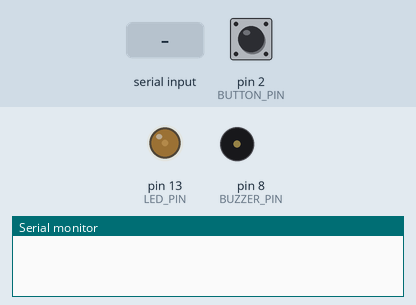
Simulated run of this sketch. Board: Arduino Leonardo, built with avr-gcc and run on an emulated ATmega32U4. On the bench: output pins drawn as LEDs (lit = HIGH), buzzer (waves = sounding), the last lines printed to the serial monitor. The inputs (shaded band) are chosen by the test bench; at power-on: pin 2 (BUTTON_PIN) HIGH. Random numbers use the default seed unless the sketch sets one; USB keyboard and mouse output is not drawn.

Above: at 1.5 s.
1.6 s: pin 2 (BUTTON_PIN) pulled LOW for 0.15 s
At 1.87 s:
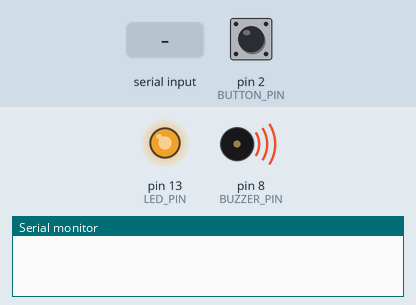
3.5 s: "p" received over Serial
At 4.4 s:
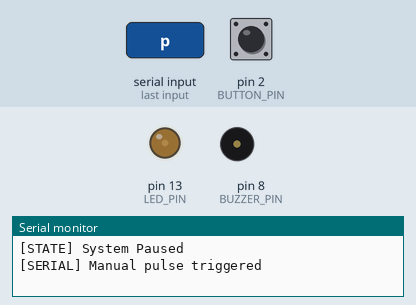
Timing chart, 0 to 4.2 s (numbered marks = the images above; inputs shaded):
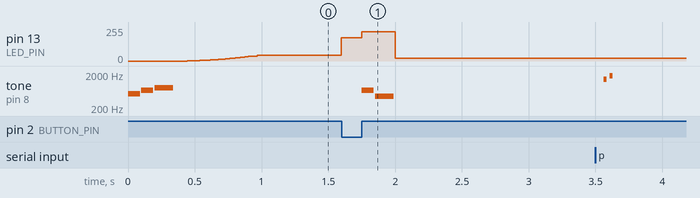

The sketch:

GhostPulse.ino
```cpp
// (licence header left out)
/*
 * ===================================================================================
 * PROJECT: GhostPulse - Cross-Platform USB HID Keep-Awake Controller (Arduino Uno R4)
 * AUTHOR:  Frank Jennings
 * ===================================================================================
 *
 * KEY FEATURES:
 * 1. Cross-Platform OS Support (Windows, macOS, Linux X11/Wayland):
 *    - Uses native Renesas RA4M1 USB HID hardware emulation (Mouse & Keyboard).
 *    - Alternates between three non-intrusive, zero-net-displacement actions:
 *      a) 2-step curved micro-mouse jiggle with exact coordinate return.
 *      b) Harmless Left Shift modifier tap (resets idle timers without typing).
 *      c) Micro scroll-wheel up/down nudge (0 net scroll change).
 * 2. Human-Like Randomized Intervals:
 *    - Triggers randomly between 30s and 110s to avoid robotic detection patterns.
 * 3. Smooth Non-Blocking Quadratic LED Breathing:
 *    - Uses PWM on Pin 13 (LED_BUILTIN) to smoothly fade in and out over 3s
 *      without blocking button presses or serial telemetry.
 * 4. Multi-Function Tactile Push Button (Pin 2 to GND):
 *    - Short Tap   (< 0.8s)      : Toggle Pause / Resume (dims LED when paused).
 *    - Medium Hold (0.8s - 2.0s) : Trigger immediate manual keep-awake pulse.
 *    - Long Hold   (> 2.0s)      : Toggle Passive Buzzer Mute On / Off.
 * 5. Passive Buzzer Acoustic Feedback (Pin 8 to GND):
 *    - Distinct melodic chimes for Startup, Pulse, Pause, Resume, and Mute.
 * 6. Serial Monitor Telemetry & Control (115200 baud):
 *    - Displays live pulse counts and countdown timers.
 *    - Accepts 'p' (manual pulse), 'm' (toggle mute), and 's' (print stats).
 *
 * HARDWARE WIRING:
 * - Tactile Button : Connect diagonally opposite legs to Pin 2 and GND.
 * - Passive Buzzer : Connect (+) leg to Pin 8 and (-) leg to GND.
 * - Built-in LED   : Uses onboard Pin 13 (no external wiring needed).
 * ============================================================================
 */

#include <Mouse.h>     // Native USB HID Mouse library for Arduino Uno R4
#include <Keyboard.h>  // Native USB HID Keyboard library for Arduino Uno R4

// ============================================================================
// PIN DEFINITIONS
// ============================================================================
const int LED_PIN    = LED_BUILTIN; // Pin 13 (Supports hardware PWM on Uno R4)
const int BUTTON_PIN = 2;           // 4-leg tactile push button (Pin 2 <-> GND)
const int BUZZER_PIN = 8;           // Passive piezo buzzer (+ on Pin 8, - on GND)

// ============================================================================
// TIMING & THRESHOLD CONSTANTS
// ============================================================================
const unsigned long MIN_INTERVAL     = 30000;  // Minimum wait between pulses (30s)
const unsigned long MAX_INTERVAL     = 110000; // Maximum wait between pulses (110s)
const unsigned long BREATHE_DUR_MS   = 3000;   // Duration of LED breathing cycle (3s)
const unsigned long DEBOUNCE_MS      = 30;     // Minimum press time to filter noise
const unsigned long MED_HOLD_MS      = 800;    // Hold time threshold for manual pulse
const unsigned long LONG_HOLD_MS     = 2000;   // Hold time threshold for mute toggle

// ============================================================================
// GLOBAL STATE VARIABLES
// ============================================================================
unsigned long previousMillis  = 0;     // Timestamp of the last keep-awake pulse
unsigned long currentInterval = 15000; // Initial delay after boot (15 seconds)
unsigned long totalPulses     = 0;     // Counter for total pulses sent since boot

bool isPaused  = false;                // Tracks whether keep-awake is paused
bool soundMute = false;                // Tracks whether buzzer audio is muted

// --- Non-Blocking LED Breathing State ---
bool isBreathing = false;              // True while LED fade animation is active
unsigned long breatheStartMillis = 0;  // Timestamp when current breath began

// --- Button State & Press Duration Tracking ---
int lastButtonState = HIGH;            // Previous reading of BUTTON_PIN (pull-up)
unsigned long pressStartTime = 0;      // Timestamp when button was pressed down
bool buttonHandled = false;            // Prevents re-triggering during a single hold

// ============================================================================
// SETUP: Runs once at power-on or reset
// ============================================================================
void setup() {
  // Configure hardware pin modes
  pinMode(LED_PIN, OUTPUT);
  pinMode(BUTTON_PIN, INPUT_PULLUP);   // Enable internal 20k-50k pull-up resistor
  pinMode(BUZZER_PIN, OUTPUT);

  // Initialize USB Serial for debugging and live telemetry
  Serial.begin(115200);

  // Seed pseudo-random generator with floating analog noise from pin A0
  randomSeed(analogRead(A0));

  // Initialize USB HID endpoints for Mouse and Keyboard
  Mouse.begin();
  Keyboard.begin();

  // Play startup arpeggio and trigger an initial 3-second LED breath
  playChimeStartup();
  startBreathing();
}

// ============================================================================
// MAIN LOOP: Runs continuously at full processor speed (non-blocking)
// ============================================================================
void loop() {
  unsigned long currentMillis = millis();

  // 1. Poll tactile push button for short tap, medium hold, or long hold
  handleButton(currentMillis);

  // 2. Step through non-blocking PWM brightness curve for the built-in LED
  updateLEDBreathing(currentMillis);

  // 3. Check if user sent any interactive commands via Serial Monitor
  handleSerialCommands();

  // 4. If system is paused, hold LED at a dim 8% standby glow and halt pulses
  if (isPaused) {
    analogWrite(LED_PIN, 20); // 20 out of 255 PWM duty cycle (~8% brightness)
    return;
  }

  // 5. Check if the randomized countdown interval has elapsed
  if (currentMillis - previousMillis >= currentInterval) {
    previousMillis = currentMillis; // Reset timer reference
    totalPulses++;                  // Increment lifetime pulse counter

    // Execute cross-platform HID activity, audio cue, and LED pulsation
    performKeepAwakeAction();
    playChimePulse();
    startBreathing();

    // Pick a new randomized wait interval for the next cycle
    currentInterval = random(MIN_INTERVAL, MAX_INTERVAL);

    // Log status to Serial Monitor
    Serial.print("Pulse #");
    Serial.print(totalPulses);
    Serial.print(" sent | Next pulse in ");
    Serial.print(currentInterval / 1000);
    Serial.println("s");
  }
}

// ============================================================================
// BUTTON HANDLER: Evaluates press duration for 3 distinct functions
// ============================================================================
void handleButton(unsigned long now) {
  int reading = digitalRead(BUTTON_PIN);

  // Detect falling edge (button just pressed down; LOW due to INPUT_PULLUP)
  if (reading == LOW && lastButtonState == HIGH) {
    pressStartTime = now;
    buttonHandled = false;
    delay(20); // Brief hardware debounce settle time
  }

  // Evaluate Long Hold (> 2.0s) in real time while button is still held down
  if (reading == LOW && !buttonHandled) {
    unsigned long holdTime = now - pressStartTime;
    if (holdTime >= LONG_HOLD_MS) {
      buttonHandled = true;     // Mark event handled so release won't re-trigger
      soundMute = !soundMute;   // Flip mute state

      // Provide immediate audio (low tone = muted, high tone = unmuted) & LED cue
      tone(BUZZER_PIN, soundMute ? 400 : 1200, 120);
      startBreathing();

      Serial.println(soundMute ? "[AUDIO] Buzzer Muted" : "[AUDIO] Buzzer Unmuted");
    }
  }

  // Detect rising edge (button released before reaching Long Hold threshold)
  if (reading == HIGH && lastButtonState == LOW && !buttonHandled) {
    unsigned long pressDuration = now - pressStartTime;
    buttonHandled = true;

    if (pressDuration >= MED_HOLD_MS) {
      // --- MEDIUM HOLD (0.8s - 2.0s): Force Immediate Keep-Awake Pulse ---
      Serial.println("[MANUAL] Forced keep-awake pulse triggered!");
      performKeepAwakeAction();
      playChimePulse();
      startBreathing();
      previousMillis = now; // Reset automatic countdown timer
    }
    else if (pressDuration >= DEBOUNCE_MS) {
      // --- SHORT TAP (< 0.8s): Toggle Pause / Resume ---
      isPaused = !isPaused;
      if (isPaused) {
        isBreathing = false;    // Cancel any active breathing animation
        playChimePause();
        Serial.println("[STATE] System Paused");
      } else {
        analogWrite(LED_PIN, 0); // Clear dim standby glow
        previousMillis = now;    // Reset countdown timer upon resuming
        playChimeResume();
        startBreathing();
        Serial.println("[STATE] System Resumed");
      }
    }
  }

  // Save current state for edge detection on next loop iteration
  lastButtonState = reading;
}

// ============================================================================
// NON-BLOCKING LED BREATHING ENGINE
// ============================================================================
void startBreathing() {
  isBreathing = true;
  breatheStartMillis = millis();
}

void updateLEDBreathing(unsigned long now) {
  if (!isBreathing) return;

  unsigned long elapsed = now - breatheStartMillis;

  // Stop animation and turn off LED once full duration has elapsed
  if (elapsed >= BREATHE_DUR_MS) {
    isBreathing = false;
    analogWrite(LED_PIN, 0);
    return;
  }

  // Normalize elapsed time into a 0.0 -> 1.0 progress ratio
  float progress = (float)elapsed / (float)BREATHE_DUR_MS;

  // Convert linear progress into a symmetric triangle wave (0.0 -> 1.0 -> 0.0)
  float triangle = (progress < 0.5f) ? (progress * 2.0f) : ((1.0f - progress) * 2.0f);

  // Apply quadratic curve (triangle^2) to match human logarithmic eye perception
  int brightness = (int)(triangle * triangle * 255.0f);

  analogWrite(LED_PIN, brightness);
}

// ============================================================================
// CROSS-PLATFORM USB HID ROUTINES (Windows, macOS, Linux)
// ============================================================================
void performKeepAwakeAction() {
  // Randomly select one of three non-intrusive HID routines
  int actionType = random(0, 3);

  switch (actionType) {
    case 0: {
      // ROUTINE A: 2-Step Curved Micro-Jiggle with Exact Coordinate Return
      // Moves cursor in two tiny random vectors, then subtracts the exact sum
      // so the pointer returns to its original pixel without drift.
      int dx1 = random(-2, 3);
      int dy1 = random(-2, 3);
      if (dx1 == 0 && dy1 == 0) dx1 = 1; // Guarantee at least 1px movement

      int dx2 = random(-1, 2);
      int dy2 = random(-1, 2);

      Mouse.move(dx1, dy1, 0);
      delay(random(35, 65));             // Natural human-like micro-pause
      Mouse.move(dx2, dy2, 0);
      delay(random(35, 65));
      Mouse.move(-(dx1 + dx2), -(dy1 + dy2), 0); // Return to origin
      break;
    }

    case 1: {
      // ROUTINE B: Harmless Left Shift Modifier Tap
      // Resets OS IOKit/Win32/libinput idle timers without typing characters,
      // triggering shortcuts, or toggling Caps/Num Lock indicators.
      Keyboard.press(KEY_LEFT_SHIFT);
      delay(random(35, 75));
      Keyboard.release(KEY_LEFT_SHIFT);
      break;
    }

    case 2: {
      // ROUTINE C: Zero-Net Scroll Wheel Nudge
      // Scrolls 1 notch up and immediately 1 notch down. Reliably keeps browser
      // sessions and active desktop windows awake with zero net scroll shift.
      Mouse.move(0, 0, 1);
      delay(random(40, 80));
      Mouse.move(0, 0, -1);
      break;
    }
  }
}

// ============================================================================
// PASSIVE BUZZER ACOUSTIC FEEDBACK ROUTINES
// ============================================================================
void playChimeStartup() {
  if (soundMute) return;
  tone(BUZZER_PIN, 523, 90);  delay(100); // C5
  tone(BUZZER_PIN, 659, 90);  delay(100); // E5
  tone(BUZZER_PIN, 784, 140); delay(150); // G5 (Major triad arpeggio)
  noTone(BUZZER_PIN);
}

void playChimePulse() {
  if (soundMute) return;
  // Subtle, high-pitched double-tick confirmation
  tone(BUZZER_PIN, 1400, 25); delay(45);
  tone(BUZZER_PIN, 1800, 25); delay(30);
  noTone(BUZZER_PIN);
}

void playChimePause() {
  if (soundMute) return;
  // Descending two-tone chime (E5 -> A4) indicating standby
  tone(BUZZER_PIN, 659, 90);  delay(100);
  tone(BUZZER_PIN, 440, 140); delay(150);
  noTone(BUZZER_PIN);
}

void playChimeResume() {
  if (soundMute) return;
  // Ascending two-tone chime (A4 -> E5) indicating active state
  tone(BUZZER_PIN, 440, 90);  delay(100);
  tone(BUZZER_PIN, 659, 140); delay(150);
  noTone(BUZZER_PIN);
}

// ============================================================================
// SERIAL MONITOR INTERACTIVE COMMANDS (115200 BAUD)
// ============================================================================
void handleSerialCommands() {
  if (Serial.available() > 0) {
    char cmd = Serial.read();

    if (cmd == 'p' || cmd == 'P') {
      // Force an immediate pulse via Serial Monitor
      Serial.println("[SERIAL] Manual pulse triggered");
      performKeepAwakeAction();
      playChimePulse();
      startBreathing();
    }
    else if (cmd == 'm' || cmd == 'M') {
      // Toggle buzzer mute via Serial Monitor
      soundMute = !soundMute;
      Serial.println(soundMute ? "[SERIAL] Buzzer Muted" : "[SERIAL] Buzzer Unmuted");
    }
    else if (cmd == 's' || cmd == 'S') {
      // Print uptime and pulse telemetry
      Serial.print("[STATS] Uptime: ");
      Serial.print(millis() / 60000);
      Serial.print(" mins | Total Pulses: ");
      Serial.print(totalPulses);
      Serial.print(" | State: ");
      Serial.println(isPaused ? "PAUSED" : "ACTIVE");
    }
  }
}
    
```

Measured:
- after the input at 1.6 s, tone on pin 8 (BUZZER_PIN): silent → 659 Hz after 0.15 s, → silent 0.09 s later, → 440 Hz 0.01 s later, → silent 0.14 s later
- after the input at 3.5 s, tone on pin 8 (BUZZER_PIN): silent → 1400 Hz after 0.06 s, → silent 0.03 s later, → 1800 Hz 0.02 s later, → silent 0.03 s later
